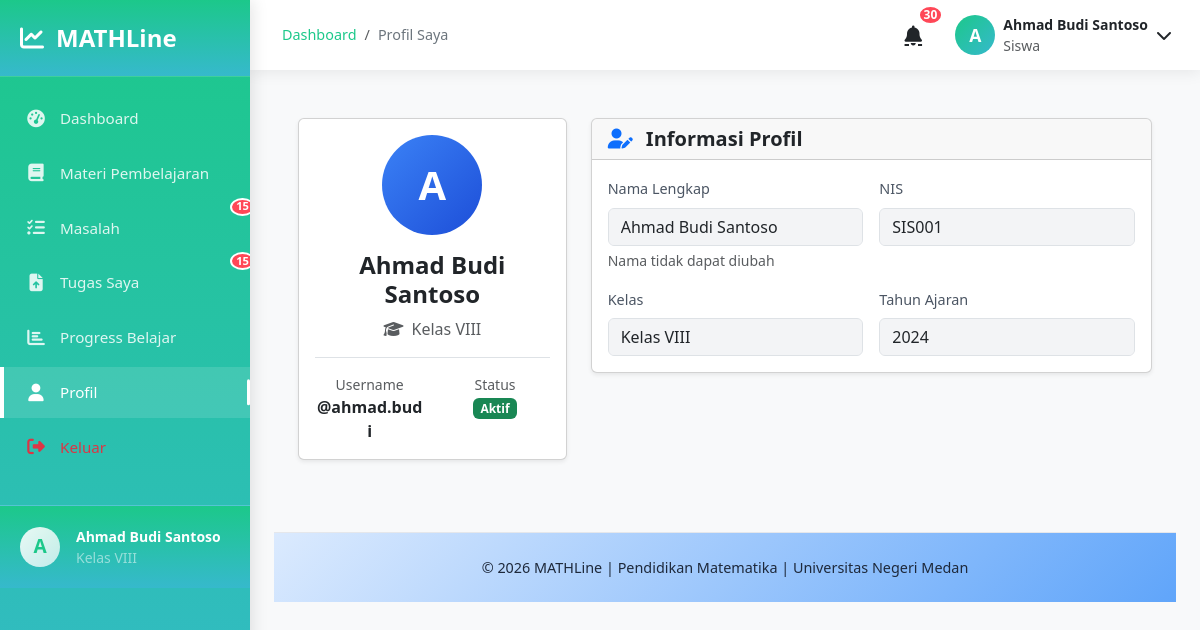
Page /student/profile.php (signed in) on the committed database.
### tables this page shows
CREATE TABLE students (
    id INT PRIMARY KEY AUTO_INCREMENT,
    user_id INT NOT NULL,
    class VARCHAR(10) NOT NULL,
    year INT DEFAULT YEAR(CURRENT_DATE),
    status ENUM('active', 'inactive') DEFAULT 'active',
    FOREIGN KEY (user_id) REFERENCES users(id) ON DELETE CASCADE,
    INDEX idx_class (class),
    INDEX idx_status (status),
    INDEX idx_user (user_id)
) COMMENT = 'Tabel khusus untuk data siswa';

CREATE TABLE users (
    id INT PRIMARY KEY AUTO_INCREMENT,
    username VARCHAR(50) UNIQUE NOT NULL,
    password VARCHAR(255),  
    role ENUM('admin', 'guru', 'siswa') NOT NULL,
    full_name VARCHAR(100) NOT NULL,
    nim_nis VARCHAR(20),
    email VARCHAR(100),
    phone VARCHAR(20),
    last_login DATETIME,
    created_at TIMESTAMP DEFAULT CURRENT_TIMESTAMP,
    INDEX idx_role (role),
    INDEX idx_full_name (full_name),
    INDEX idx_email (email),
    INDEX idx_username (username)
) COMMENT = 'Tabel untuk menyimpan data semua pengguna sistem';

### student/profile.php (the view, shortened to what this page needs)
<?php
$db = new Database();
$conn = $db->getConnection();
$student_id = $_SESSION['user_id'];
$stmt = $conn->prepare("SELECT u.*, s.class, s.year, s.status
                       FROM users u
                       JOIN students s ON u.id = s.user_id
                       WHERE u.id = ?");
$stmt->bind_param("i", $student_id);
$stmt->execute();
$result = $stmt->get_result();
$student = $result->fetch_assoc();
?>
<!DOCTYPE html>
<html lang="id">
<head>
    <link href="https://cdn.jsdelivr.net/npm/bootstrap@5.1.3/dist/css/bootstrap.min.css" rel="stylesheet">
    <link rel="stylesheet" href="https://cdnjs.cloudflare.com/ajax/libs/font-awesome/6.0.0/css/all.min.css">
</head>
<body>
    <?php include 'navbar.php'; ?>
    <div class="main-container">
        <div class="row g-4">
            <div class="col-lg-4 col-md-6 col-12">
                <div class="card shadow-sm">
                    <div class="card-body text-center">
                        <div class="user-avatar mb-3">
                            <?php echo strtoupper(substr($student['full_name'], 0, 1)); ?>
                        </div>
                        <h4 class="fw-bold mb-2" style="font-size: clamp(1.1rem, 2.5vw, 1.5rem);">
                            <?php echo htmlspecialchars($student['full_name']); ?>
                        </h4>
                        <p class="text-muted mb-3">
                            <i class="fas fa-graduation-cap me-1"></i>
                            Kelas <?php echo htmlspecialchars($student['class']); ?>
                        </p>
                        <div class="border-top pt-3">
                            <div class="row g-3">
                                <div class="col-6">
                                    <div class="text-muted small">Username</div>
                                    <div class="fw-bold" style="font-size: clamp(0.9rem, 2vw, 1rem);">
                                        @<?php echo htmlspecialchars($student['username']); ?>
                                    </div>
                                </div>
                                <div class="col-6">
                                    <div class="text-muted small">Status</div>
                                    <div>
                                        <?php if ($student['status'] == 'active'): ?>
                                            <span class="badge bg-success">Aktif</span>
                                        <?php else: ?>
                                            <span class="badge bg-warning text-dark">Nonaktif</span>
                                        <?php endif; ?>
                                    </div>
                                </div>
                            </div>
                        </div>
                    </div>
                </div>
            </div>
            <div class="col-lg-8 col-md-6 col-12">
                <div class="card shadow-sm">
                    <div class="card-header">
                        <h5 class="fw-bold mb-0" style="font-size: clamp(1rem, 2.2vw, 1.25rem);">
                            <i class="fas fa-user-edit me-2 text-primary"></i>
                            Informasi Profil
                        </h5>
                    </div>
                    <div class="card-body">
                        <div class="row g-3">
                            <div class="col-md-6 col-12">
                                <label for="full_name" class="form-label">Nama Lengkap</label>
                                <input type="text" class="form-control" id="full_name"
                                       value="<?php echo htmlspecialchars($student['full_name']); ?>"
                                       readonly>
                                <div class="form-text">Nama tidak dapat diubah</div>
                            </div>
                            <div class="col-md-6 col-12">
                                <label for="nim_nis" class="form-label">NIS</label>
                                <input type="text" class="form-control" id="nim_nis"
                                       value="<?php echo htmlspecialchars($student['nim_nis'] ?? 'Belum diatur'); ?>"
                                       readonly>
                            </div>
                            <div class="col-md-6 col-12">
                                <label for="class" class="form-label">Kelas</label>
                                <input type="text" class="form-control" id="class"
                                       value="Kelas <?php echo htmlspecialchars($student['class']); ?>"
                                       readonly>
                            </div>
                            <div class="col-md-6 col-12">
                                <label for="year" class="form-label">Tahun Ajaran</label>
                                <input type="text" class="form-control" id="year"
                                       value="<?php echo htmlspecialchars($student['year'] ?? date('Y')); ?>"
                                       readonly>
                            </div>
                        </div>
                    </div>
                </div>
            </div>
        </div>
    </div>
    <footer class="mt-4 mt-lg-5">
        <div class="container">
            <div class="row">
                <div class="col-12 text-center">
                    <p class="mb-0">
                        &copy; <?php echo date('Y'); ?> MATHLine | Pendidikan Matematika | Universitas Negeri Medan
                    </p>
                </div>
            </div>
        </div>
    </footer>
</body>
</html>

### student/profile.php (style rules this page uses)
:root { --primary-blue: #3b82f6; --light-blue: #dbeafe; --medium-blue: #60a5fa; --dark-blue: #1d4ed8; --soft-blue: #eff6ff; --accent-blue: #1e40af; --soft-gray: #f8fafc; }
* { box-sizing: border-box; }
body { background-color: var(--soft-gray); font-family: 'Inter', -apple-system, BlinkMacSystemFont, 'Segoe UI', Roboto, sans-serif; min-height: 100vh; color: #374151; margin: 0; padding: 0; display: flex; flex-direction: column; }
.main-container { padding: clamp(1rem, 3vw, 2rem); max-width: 1200px; margin: 0 auto; width: 100%; flex: 1; }
.card { border-radius: clamp(10px, 2vw, 16px); border: 1px solid #e5e7eb; overflow: hidden; transition: all 0.3s ease; }
.card-header { background-color: white; border-bottom: 1px solid #e5e7eb; padding: clamp(1rem, 2vw, 1.25rem); }
.card-body { padding: clamp(1rem, 2vw, 1.5rem); }
.user-avatar { background: linear-gradient(135deg, var(--primary-blue), var(--dark-blue)); color: white; border-radius: 50%; display: flex; align-items: center; justify-content: center; font-weight: bold; width: clamp(80px, 20vw, 100px); height: clamp(80px, 20vw, 100px); font-size: clamp(2rem, 5vw, 2.5rem); margin: 0 auto; }
.form-label { font-size: clamp(0.85rem, 1.8vw, 0.9rem); font-weight: 500; color: #4b5563; margin-bottom: 0.5rem; }
.form-control { padding: clamp(0.625rem, 1.5vw, 0.75rem) clamp(0.75rem, 2vw, 1rem); font-size: clamp(0.9rem, 2vw, 1rem); border-radius: 8px; border: 1px solid #d1d5db; background-color: #f9fafb; color: #6b7280; }
.form-control:read-only { background-color: #f3f4f6; cursor: not-allowed; }
.form-text { font-size: clamp(0.75rem, 1.6vw, 0.8rem); color: #9ca3af; margin-top: 0.375rem; }
.badge { font-size: clamp(0.75rem, 1.6vw, 0.8rem); padding: clamp(0.25rem, 0.8vw, 0.375rem) clamp(0.75rem, 1.5vw, 0.875rem); border-radius: 12px; font-weight: 500; }
footer { background: linear-gradient(135deg, var(--light-blue), var(--medium-blue)); border-top: 1px solid #e5e7eb; margin-top: auto; padding: clamp(1rem, 2vw, 1.5rem) 0; }
footer p { font-size: clamp(0.8rem, 1.8vw, 0.9rem); color: #1e293b; margin: 0; }
@media (max-width: 1200px) { .main-container { padding: 1.5rem; } }

### student/navbar.php (style rules this page uses)
:root { --primary-color: #667eea; --secondary-color: #764ba2; --success-color: #1cc88a; --sidebar-width: 250px; --header-height: 70px; --sidebar-width-mobile: 280px; --notification-red: #ff4757; --notification-orange: #ffa502; }
* { margin: 0; padding: 0; box-sizing: border-box; -webkit-tap-highlight-color: transparent; }
body { font-family: 'Segoe UI', system-ui, -apple-system, sans-serif; background-color: #f8f9fa; min-height: 100vh; overflow-x: hidden; }

### rows in the picture
students: user.full_name "A", user.full_name "Ahmad Budi Santoso", class "VIII", user.username "ahmad.budi", user.nim_nis "SIS001", class "Kelas VIII", year "2024"

### other values in the picture
$unsubmitted_count "15"
$graded_count "15"
substr($full_name, 0, 1) "A"
$full_name "Ahmad Budi Santoso"
$class "VIII"
$total_notifications "30"
